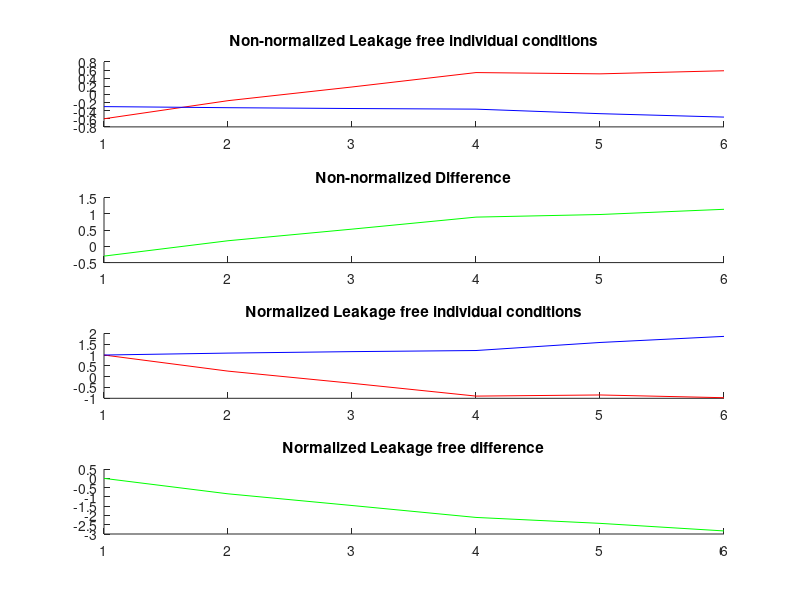
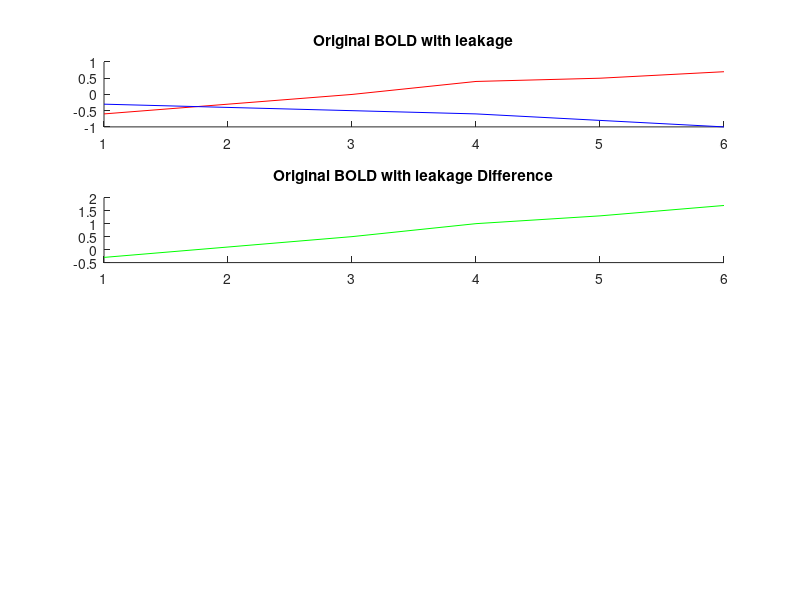

Source code (MATLAB) for these figures, in order:
% (C) Copyright 2021 Uta Noppeney

% based on Makuergiaga et al., 2021

%% Set up

peak_to_tail_model = 6.5;

% number of layers of Makuerkiaga
nb_layer_model = 10;

% our number of layers
nb_layers = 6;

% peak to tail adjusted for the number of layers
peak_to_tail = peak_to_tail_model * nb_layers / nb_layer_model + ...
               (nb_layer_model - nb_layers) / (2 * nb_layer_model);

% BOLD - response with leakage (fake example mimicking V signals in A1 for contra)
y(1, :) = [-0.6 -0.3  0    0.4  0.5  0.7]; % Target
y(2, :) = [-0.3 -0.4 -0.5 -0.6 -0.8 -1]; % Stim

% Paralell leakage profiles
% y(1,:) = [-1 -2 -3 -4 -5 -6];
% y(2,:) = [-2 -3 -4 -5 -6 -7];

% % BOLD-response with leakage (fake example mimicking V and T signals in PT for contra)
% y(1,:) = [-0.2 -0.28 -0.32 -0.34 -0.4 -0.5]; % Visual
% y(2,:) = [ 0 -0.03 -0.1 -0.18 -0.22 -0.3]; % Tactile

%%
for i = 1:2

    % All diag = 1
    peak = 1;
    tail = 1 / peak_to_tail;

    X2 = tril(ones(nb_layers, nb_layers) * tail, -1) + diag(ones(nb_layers, 1) * peak);
    beta(i, :) = pinv(X2) * y(i, :)'; %#ok<SAGROW>

    % Normalized way
    peak = y(i, 1);
    tail = peak / peak_to_tail;

    X_normalized = tril(ones(nb_layers, nb_layers) * tail, -1) + diag(ones(nb_layers, 1) * peak);
    beta_normalized(i, :) = pinv(X_normalized) * y(i, :)'; %#ok<SAGROW>

end

%% plotting
figure;

subplot(4, 1, 1);
hold on;
plot(1:6, beta(1, :), 'r');
plot(1:6, beta(2, :), 'b');
title('Non-normalized Leakage free individual conditions');

subplot(4, 1, 2);
hold on;
plot(1:6, beta(1, :) - beta(2, :), 'g');
title('Non-normalized Difference');

subplot(4, 1, 3);
hold on;
plot(1:6, beta_normalized(1, :), 'r');
plot(1:6, beta_normalized(2, :), 'b');
title('Normalized Leakage free individual conditions');

subplot(4, 1, 4);
hold on;
plot(1:6, beta_normalized(1, :) - beta_normalized(2, :), 'g');
title('Normalized Leakage free difference');

%
figure;

subplot(4, 1, 1);
hold on;
plot(1:6, y(1, :), 'r');
plot(1:6, y(2, :), 'b');
title('Original BOLD with leakage');

subplot(4, 1, 2);
hold on;
plot(1:6, y(1, :) - y(2, :), 'g');
title('Original BOLD with leakage Difference');
